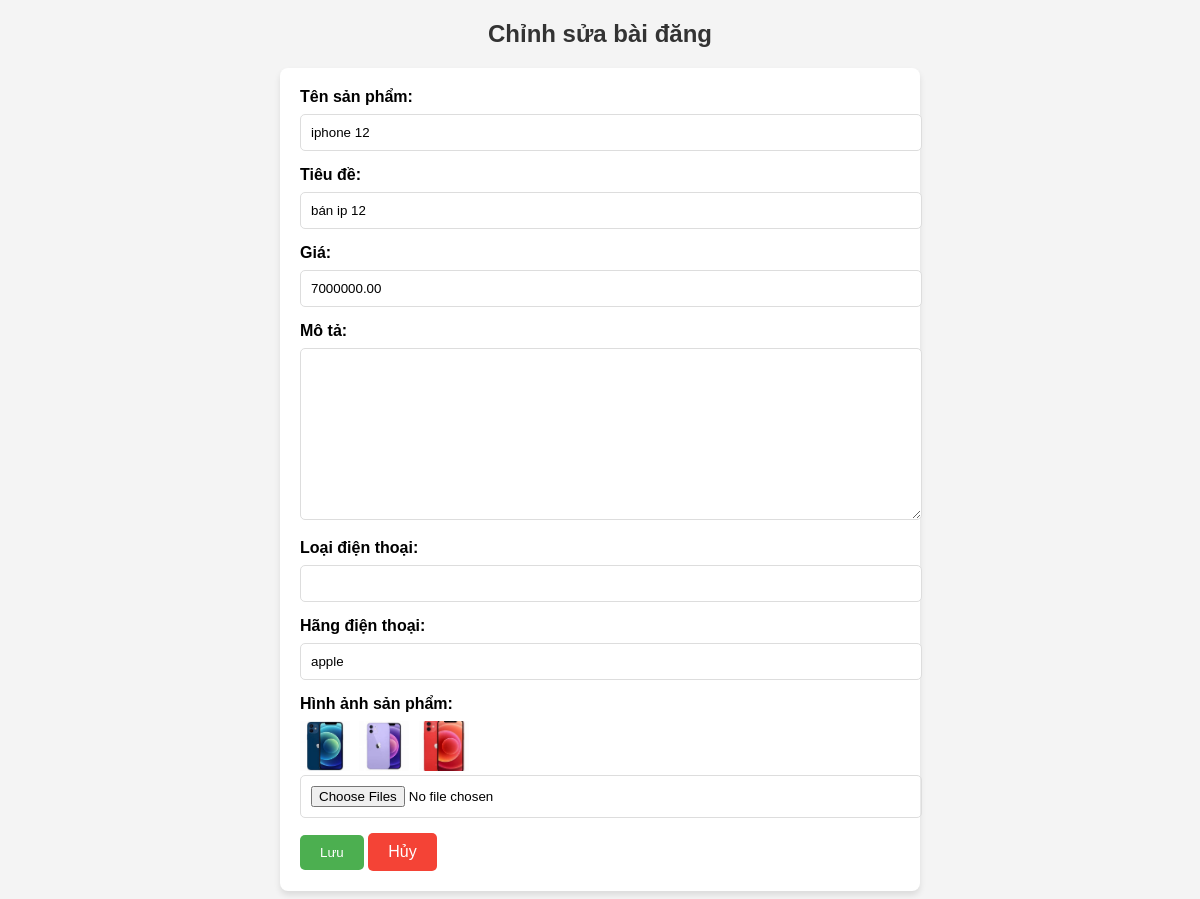
Page /edit_post.php?id=25 (signed in) on the committed database.
### tables this page shows
CREATE TABLE IF NOT EXISTS `products` (
  `id` int NOT NULL AUTO_INCREMENT,
  `product_name` varchar(255) NOT NULL,
  `headline` varchar(255) DEFAULT NULL,
  `price` decimal(10,2) NOT NULL,
  `description` text,
  `phone_type` varchar(255) DEFAULT NULL,
  `phone_company` varchar(255) NOT NULL,
  `image_path` text,
  `created_at` timestamp NULL DEFAULT CURRENT_TIMESTAMP,
  `updated_at` timestamp NULL DEFAULT CURRENT_TIMESTAMP ON UPDATE CURRENT_TIMESTAMP,
  `user_username` varchar(255) DEFAULT NULL,
  PRIMARY KEY (`id`),
  KEY `fk_user_id` (`user_username`)
);

### edit_post.php (the view, shortened to what this page needs)
<?php
    $conn = connect_db();
    $post_id = intval($_GET['id']);
    $sql = "SELECT * FROM products WHERE id = ?";
    $stmt = $conn->prepare($sql);
    $stmt->bind_param("i", $post_id);
    $stmt->execute();
    $result = $stmt->get_result();
    $post = $result->fetch_assoc();
    $imagePaths = !empty($post['image_path']) ? explode(',', $post['image_path']) : [];
?>
<!DOCTYPE html>
<html lang="vi">
<head>
</head>
<body>
    <h2>Chỉnh sửa bài đăng</h2>
    <form action="" method="POST" enctype="multipart/form-data">
        <label for="product-name">Tên sản phẩm:</label>
        <input type="text" id="product-name" name="product-name" value="<?php echo htmlspecialchars($post['product_name']); ?>" required>
        <label for="headline">Tiêu đề:</label>
        <input type="text" id="headline" name="headline" value="<?php echo htmlspecialchars($post['headline']); ?>" required>
        <label for="price">Giá:</label>
        <input type="number" id="price" name="price" value="<?php echo htmlspecialchars($post['price']); ?>" required>
        <label for="description">Mô tả:</label>
        <textarea id="description" name="description"><?php echo htmlspecialchars($post['description']); ?></textarea>
        <label for="phone-type">Loại điện thoại:</label>
        <input type="text" id="phone-type" name="phone-type" value="<?php echo htmlspecialchars($post['phone_type']); ?>">
        <label for="phone-company">Hãng điện thoại:</label>
        <input type="text" id="phone-company" name="phone-company" value="<?php echo htmlspecialchars($post['phone_company']); ?>">
        <label for="product-images">Hình ảnh sản phẩm:</label>
        <div>
            <?php foreach ($imagePaths as $imagePath): ?>
                <img src="<?php echo htmlspecialchars($imagePath); ?>" class="thumbnail" alt="Hình ảnh">
            <?php endforeach; ?>
        </div>
        <input type="file" id="product-images" name="product-images[]" multiple>
        <button type="submit">Lưu</button>
        <a href="./trangchunguoiban.php">Hủy</a>
    </form>
</body>
</html>

### edit_post.php (style rules this page uses)
body { font-family: Arial, sans-serif; background-color: #f4f4f4; margin: 0; padding: 0; }
h2 { text-align: center; color: #333; margin-top: 20px; }
form { background-color: white; padding: 20px; border-radius: 8px; max-width: 600px; margin: 20px auto; box-shadow: 0 4px 6px rgba(0, 0, 0, 0.1); }
label { font-weight: bold; display: block; margin-bottom: 8px; }
input, textarea { width: 100%; padding: 10px; margin-bottom: 15px; border: 1px solid #ddd; border-radius: 5px; }
textarea { resize: vertical; height: 150px; }
button, a { padding: 10px 20px; border: none; color: white; border-radius: 5px; text-decoration: none; cursor: pointer; display: inline-block; }
button { background-color: #4CAF50; }
a { background-color: #f44336; }
.thumbnail { width: 50px; height: 50px; object-fit: cover; margin-right: 5px; }

### rows in the picture
products: product-name "iphone 12", headline "bán ip 12", price "7000000.00", phone-company "apple", image_path (picture)
